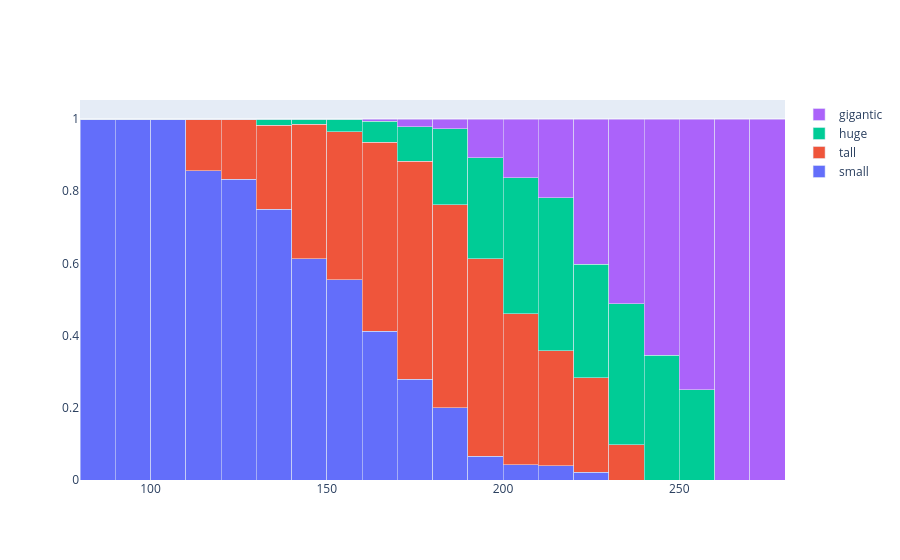

Here is the notebook cell this chart was saved with:
### Code cell
# ...and how they look like when stacked
collection.normalize_bins().plot(barmode="stack")
